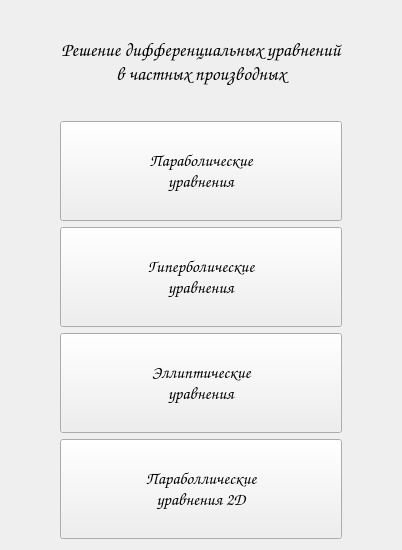
<?xml version="1.0" encoding="UTF-8"?>
<ui version="4.0">
 <class>Form</class>
 <widget class="QWidget" name="Form">
  <property name="geometry">
   <rect>
    <x>0</x>
    <y>0</y>
    <width>402</width>
    <height>550</height>
   </rect>
  </property>
  <property name="sizePolicy">
   <sizepolicy hsizetype="Fixed" vsizetype="Fixed">
    <horstretch>0</horstretch>
    <verstretch>0</verstretch>
   </sizepolicy>
  </property>
  <property name="minimumSize">
   <size>
    <width>402</width>
    <height>550</height>
   </size>
  </property>
  <property name="maximumSize">
   <size>
    <width>402</width>
    <height>550</height>
   </size>
  </property>
  <property name="font">
   <font>
    <pointsize>8</pointsize>
   </font>
  </property>
  <property name="windowTitle">
   <string>Кривов Кирилл, гр. 80-408Б</string>
  </property>
  <layout class="QGridLayout" name="gridLayout_2">
   <item row="4" column="0">
    <spacer name="horizontalSpacer">
     <property name="orientation">
      <enum>Qt::Horizontal</enum>
     </property>
     <property name="sizeHint" stdset="0">
      <size>
       <width>0</width>
       <height>20</height>
      </size>
     </property>
    </spacer>
   </item>
   <item row="4" column="3">
    <spacer name="horizontalSpacer_2">
     <property name="orientation">
      <enum>Qt::Horizontal</enum>
     </property>
     <property name="sizeHint" stdset="0">
      <size>
       <width>0</width>
       <height>20</height>
      </size>
     </property>
    </spacer>
   </item>
   <item row="3" column="1">
    <spacer name="verticalSpacer">
     <property name="orientation">
      <enum>Qt::Vertical</enum>
     </property>
     <property name="sizeHint" stdset="0">
      <size>
       <width>20</width>
       <height>80</height>
      </size>
     </property>
    </spacer>
   </item>
   <item row="1" column="1" rowspan="2">
    <widget class="QLabel" name="label">
     <property name="font">
      <font>
       <family>Comic Sans MS</family>
       <pointsize>14</pointsize>
      </font>
     </property>
     <property name="text">
      <string>Решение дифференциальных уравнений
в частных производных</string>
     </property>
     <property name="alignment">
      <set>Qt::AlignCenter</set>
     </property>
     <property name="wordWrap">
      <bool>false</bool>
     </property>
    </widget>
   </item>
   <item row="4" column="1">
    <layout class="QGridLayout" name="gridLayout">
     <item row="0" column="0">
      <widget class="QPushButton" name="pushButton_parabolic">
       <property name="minimumSize">
        <size>
         <width>250</width>
         <height>100</height>
        </size>
       </property>
       <property name="font">
        <font>
         <family>Comic Sans MS</family>
         <pointsize>13</pointsize>
         <weight>50</weight>
         <bold>false</bold>
        </font>
       </property>
       <property name="text">
        <string>Параболические
уравнения</string>
       </property>
      </widget>
     </item>
     <item row="1" column="0">
      <widget class="QPushButton" name="pushButton_hyperbolic">
       <property name="minimumSize">
        <size>
         <width>200</width>
         <height>100</height>
        </size>
       </property>
       <property name="font">
        <font>
         <family>Comic Sans MS</family>
         <pointsize>13</pointsize>
         <weight>50</weight>
         <bold>false</bold>
        </font>
       </property>
       <property name="text">
        <string>Гиперболические
уравнения</string>
       </property>
      </widget>
     </item>
     <item row="2" column="0">
      <widget class="QPushButton" name="pushButton_elliptical">
       <property name="minimumSize">
        <size>
         <width>200</width>
         <height>100</height>
        </size>
       </property>
       <property name="font">
        <font>
         <family>Comic Sans MS</family>
         <pointsize>13</pointsize>
         <weight>50</weight>
         <bold>false</bold>
        </font>
       </property>
       <property name="text">
        <string>Эллиптические
уравнения</string>
       </property>
      </widget>
     </item>
     <item row="3" column="0">
      <widget class="QPushButton" name="pushButton_parabolic2D">
       <property name="minimumSize">
        <size>
         <width>200</width>
         <height>100</height>
        </size>
       </property>
       <property name="font">
        <font>
         <family>Comic Sans MS</family>
         <pointsize>13</pointsize>
         <weight>50</weight>
         <bold>false</bold>
        </font>
       </property>
       <property name="text">
        <string>Параболлические
уравнения 2D</string>
       </property>
      </widget>
     </item>
    </layout>
   </item>
   <item row="0" column="1">
    <spacer name="verticalSpacer_3">
     <property name="orientation">
      <enum>Qt::Vertical</enum>
     </property>
     <property name="sizeHint" stdset="0">
      <size>
       <width>20</width>
       <height>78</height>
      </size>
     </property>
    </spacer>
   </item>
  </layout>
 </widget>
 <resources/>
 <connections/>
</ui>
